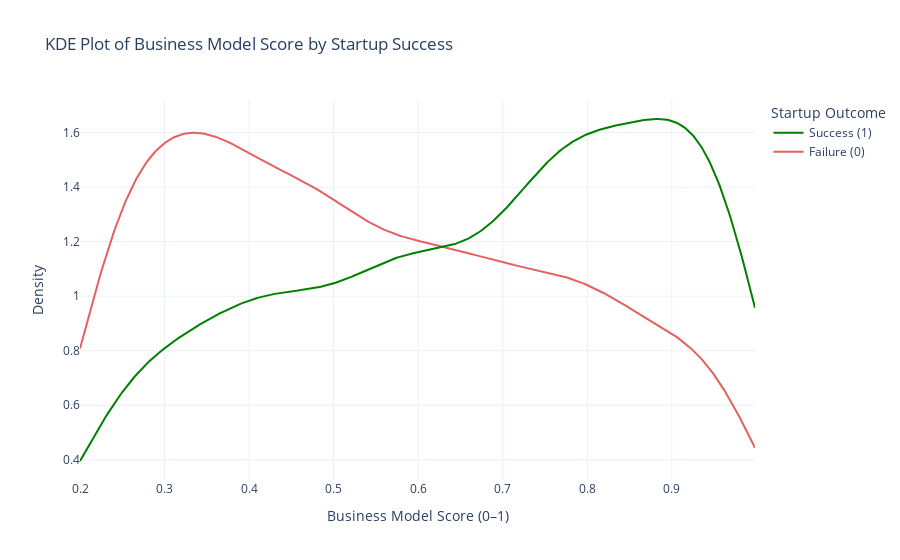

Notebook code cell kept with this figure:
### Markdown cell above
>**Summary:**  
The histogram shows the percentage distribution of average team experience for successful and failed startups.  
Both groups display similar patterns, though failed startups have slightly higher proportions across most experience levels.  
This suggests that team experience alone is not a strong determinant of success — other factors such as innovation, funding, or institutional support likely play more significant roles.

### Code cell
# Summary statistics of Business Model Score by success/failure
business_model_score_stat = df.groupby('success_label')['business_model_score'].describe()
print(business_model_score_stat)

#KDE plot for business model score by startup success

failure = df[df['success_label'] == 0]['business_model_score']
success = df[df['success_label'] == 1]['business_model_score']


fig = ff.create_distplot(
    [failure, success],                 
    group_labels=["Failure (0)", "Success (1)"],  
    colors=["#e56060", "green"],       
    show_hist=False,                
    show_rug=False                     
)

fig.update_layout(
    title="KDE Plot of Business Model Score by Startup Success",
    xaxis_title="Business Model Score (0–1)",
    yaxis_title="Density",
    legend_title="Startup Outcome",
    template="plotly_white"
)

fig.show()

### Figure 1 — Plotly figure (JSON) as saved in the notebook; plotly's stock layout.template omitted (floating-point values rounded to 4 significant figures; data arrays with more than 128 entries replaced by an {"elided": "..."} marker saying what was removed)
{"data": [{"legendgroup": "Failure (0)", "marker": {"color": "#e56060"}, "mode": "lines", "name": "Failure (0)", "showlegend": true, "type": "scatter", "x": {"elided": "500 float values"}, "xaxis": "x", "y": {"elided": "500 float values"}, "yaxis": "y"}, {"legendgroup": "Success (1)", "marker": {"color": "green"}, "mode": "lines", "name": "Success (1)", "showlegend": true, "type": "scatter", "x": {"elided": "500 float values"}, "xaxis": "x", "y": {"elided": "500 float values"}, "yaxis": "y"}], "layout": {"barmode": "overlay", "hovermode": "closest", "legend": {"title": {"text": "Startup Outcome"}, "traceorder": "reversed"}, "title": {"text": "KDE Plot of Business Model Score by Startup Success"}, "xaxis": {"anchor": "y2", "domain": [0, 1], "title": {"text": "Business Model Score (0–1)"}, "zeroline": false}, "yaxis": {"anchor": "free", "domain": [0, 1], "position": 0, "title": {"text": "Density"}}}}
